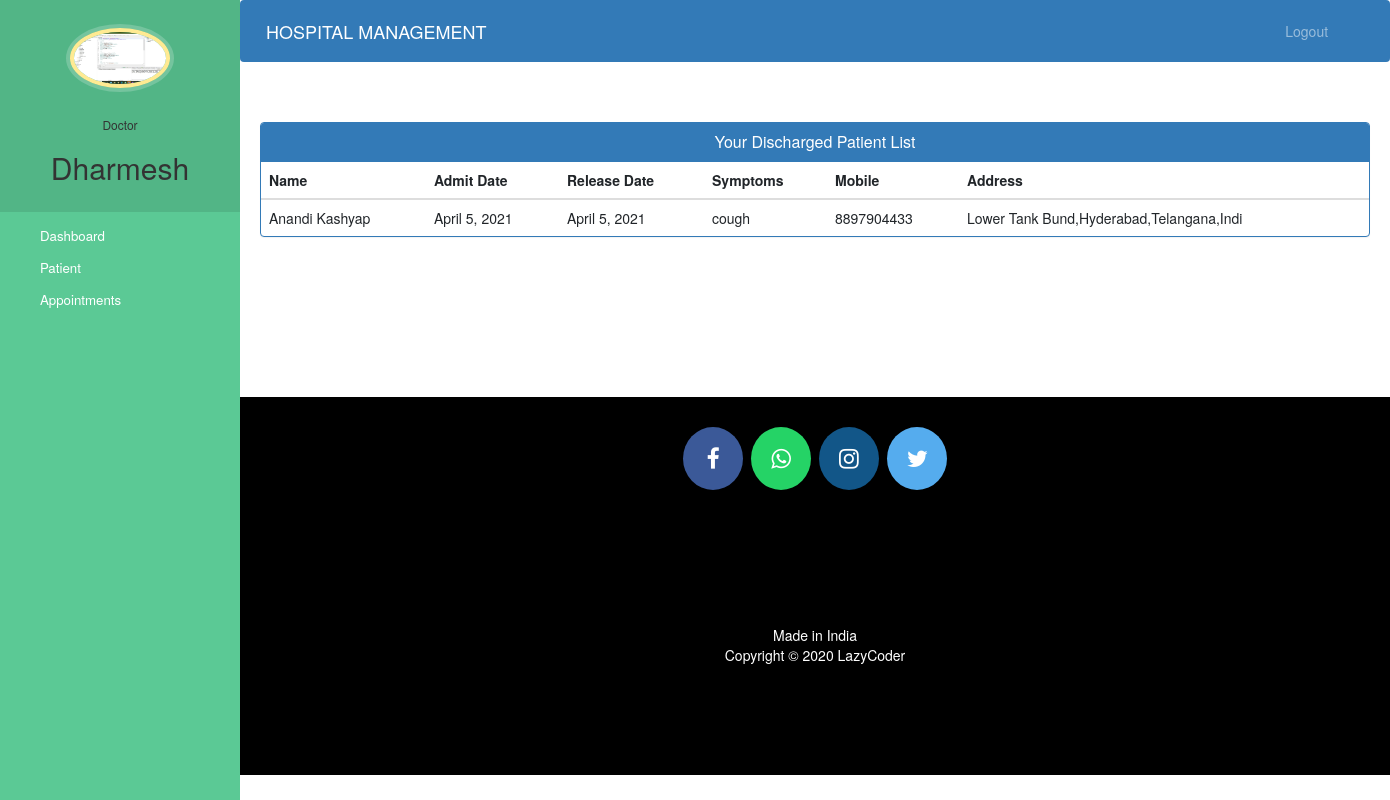
/doctor-view-discharge-patient (signed in), run on the app's committed database.
### hospital/models.py (models this page shows, shortened)
class Doctor(models.Model):
    user=models.OneToOneField(User,on_delete=models.CASCADE)
    profile_pic= models.ImageField(upload_to='profile_pic/DoctorProfilePic/',null=True,blank=True)
    address = models.CharField(max_length=40)
    mobile = models.CharField(max_length=20,null=True)
    department= models.CharField(max_length=50,choices=departments,default='Cardiologist')
    status=models.BooleanField(default=False)

class PatientDischargeDetails(models.Model):
    patientId=models.PositiveIntegerField(null=True)
    patientName=models.CharField(max_length=40)
    assignedDoctorName=models.CharField(max_length=40)
    address = models.CharField(max_length=40)
    mobile = models.CharField(max_length=20,null=True)
    symptoms = models.CharField(max_length=100,null=True)
    admitDate=models.DateField(null=False)
    releaseDate=models.DateField(null=False)
    daySpent=models.PositiveIntegerField(null=False)
    roomCharge=models.PositiveIntegerField(null=False)
    medicineCost=models.PositiveIntegerField(null=False)
    doctorFee=models.PositiveIntegerField(null=False)
    OtherCharge=models.PositiveIntegerField(null=False)
    total=models.PositiveIntegerField(null=False)

### hospital/views.py (the view)
# urls.py: path('doctor-view-discharge-patient',views.doctor_view_discharge_patient_view,name='doctor-view-discharge-patient'),
@login_required(login_url='doctorlogin')
@user_passes_test(is_doctor)
def doctor_view_discharge_patient_view(request):
    dischargedpatients = models.PatientDischargeDetails.objects.all().distinct().filter(
        assignedDoctorName=request.user.first_name)
    doctor = models.Doctor.objects.get(user_id=request.user.id)  # for profile picture of doctor in sidebar
    return render(request, 'hospital/doctor_view_discharge_patient.html',
                  {'dischargedpatients': dischargedpatients, 'doctor': doctor})

### hospital/views.py (called while the page is built)
def is_doctor(user):
    return user.groups.filter(name='DOCTOR').exists()

### templates/hospital/doctor_view_discharge_patient.html (shortened to what this page needs)
{% extends 'hospital/doctor_base.html' %}
{% block content %}
{%load static%}
<head>
  <link href="//netdna.bootstrapcdn.com/bootstrap/3.0.0/css/bootstrap.min.css" rel="stylesheet" id="bootstrap-css">
</head>
<div class="container">
  <div class="panel panel-primary">
    <div class="panel-heading">
      <h6 class="panel-title">Your Discharged Patient List</h6>
    </div>
    <table class="table table-hover" id="dev-table">
      <thead>
        <tr>
          <th>Name</th>
          <th>Admit Date</th>
          <th>Release Date</th>
          <th>Symptoms</th>
          <th>Mobile</th>
          <th>Address</th>
        </tr>
      </thead>
      {% for p in dischargedpatients %}
      <tr>
        <td> {{p.patientName}}</td>
        <td>{{p.admitDate}}</td>
        <td>{{p.releaseDate}}</td>
        <td>{{p.symptoms}}</td>
        <td>{{p.mobile}}</td>
        <td>{{p.address}}</td>
      </tr>
      {% endfor %}
    </table>
  </div>
</div>
{% endblock content %}

### templates/hospital/doctor_base.html (shortened to what this page needs)
<!DOCTYPE html>
{% load static %}
<html lang="en">
<head>
  <link rel="stylesheet" href="https://stackpath.bootstrapcdn.com/bootstrap/4.3.1/css/bootstrap.min.css">
  <link rel="stylesheet" href="https://maxcdn.bootstrapcdn.com/font-awesome/4.7.0/css/font-awesome.min.css">
</head>
<body>
  <nav class="menu" tabindex="0">
    <header class="avatar">
      <img src="{% static doctor.profile_pic.url %}" alt="Profile Pic" />
      <br><br>
      <h6>Doctor</h6>
      <h2>{{request.user.first_name}}</h2>
    </header>
    <ul>
      <li tabindex="0" class="icon-dashboard"> <a style="color:white; text-decoration:none;" href="/doctor-dashboard"><span>Dashboard</span></a> </li>
      <li tabindex="0" class="icon-users"> <a style="color:white; text-decoration:none;" href="/doctor-patient"><span>Patient</span></a></li>
      <li tabindex="0" class="icon-calendar"> <a style="color:white; text-decoration:none;" href="/doctor-appointment"><span>Appointments</span></a></li>
    </ul>
  </nav>
  <main>
    <div class="bs-example">
      <nav class="navbar navbar-expand-md  navbar-dark fixed-top" style="background:#337AB7;">
        <a href="/doctor-dashboard" class="navbar-brand">HOSPITAL MANAGEMENT</a>
        <div class="collapse navbar-collapse justify-content-between" id="navbarCollapse">
          <div class="navbar-nav" style=" margin-left: 90%;">
            <a href="/logout" class="nav-item nav-link">Logout</a>
          </div>
        </div>
      </nav>
    </div>
    <br><br>
    {% block content %}
    {% endblock content %}
    <br><br><br><br><br><br><br>
    <footer>
      <p>
        <a id="ftr" href="https://facebook.com/sumit.luv/" class="fa fa-facebook"></a>
        <a id="ftr" href="https://api.whatsapp.com/send?phone=919572181024&text=Hello%20Sumit.%0d%0aHow%20are%20you%20%3f%0d%0aI%20came%20from%20your%20website.&source=&data=#" class="fa fa-whatsapp"></a>
        <a id="ftr" href="https://instagram.com/sumit.luv" class="fa fa-instagram"></a>
        <a id="ftr" href="https://twitter.com/sumitkumar1503" class="fa fa-twitter"></a>
      </p>
      <br>
      <div class="container">
        <div class="row">
          <div class="col-md-12 col-sm-12">
            <div style="color:#ffffff;" class="wow fadeInUp footer-copyright">
              <p>Made in India <br>
                Copyright &copy; 2020 LazyCoder </p>
            </div>
          </div>
        </div>
      </div>
    </footer>
  </main>
</body>
</html>

### templates/hospital/doctor_base.html (style rules this page uses)
a:link { text-decoration: none; }
a { color: white; }
footer { padding: 0px 0px 0px 0px; background-color: black; margin: 0px; }
#ftr { padding: 20px; }
.fa { font-size: 23px; width: 60px; text-align: center; text-decoration: none; margin: 5px 2px; border-radius: 50%; }
.fa-facebook { background: #3B5998; color: white; margin-top: 30px; }
.fa-whatsapp { background: #25d366; color: white; }
.fa-twitter { background: #55ACEE; color: white; }
.fa-instagram { background: #125688; color: white; }
p { text-align: center; }
body { padding-left: 240px; }
main { position: relative; height: 100vh; }
.menu { background: #5bc995; height: 100vh; width: 240px; position: fixed; top: 0px; left: 0; z-index: 5; outline: none; }
.menu .avatar { background: rgba(0, 0, 0, 0.1); padding: 2em 0.5em; text-align: center; }
.menu .avatar img { width: 100px; border-radius: 50%; overflow: hidden; border: 4px solid #ffea92; box-shadow: 0 0 0 4px rgba(255, 255, 255, 0.2); }
.menu .avatar h2 { font-weight: normal; margin-bottom: 0; }
.menu ul { list-style: none; padding: 0.5em 0; margin: 0; }
.menu ul li { padding: 0.5em 1em 0.5em 3em; font-size: 0.95em; font-weight: regular; background-repeat: no-repeat; background-position: left 15px center; background-size: auto 20px; transition: all 0.15s linear; cursor: pointer; }
.menu ul li.icon-dashboard { background-image: url("http://www.entypo.com/images//gauge.svg"); }
.menu ul li.icon-users { background-image: url("http://www.entypo.com/images//users.svg"); }
.menu ul li.icon-calendar { background-image: url("http://www.entypo.com/images//calendar.svg"); }

### templates/hospital/doctor_view_discharge_patient.html (style rules this page uses)
a:link { text-decoration: none; }
h6 { text-align: center; }
.row { margin: 100px; }

### data on the page
Doctor: profile_pic (picture)
PatientDischargeDetails: patientName "Anandi Kashyap", admitDate "April 5, 2021", releaseDate "April 5, 2021", symptoms "cough", mobile "8897904433", address "Lower Tank Bund,Hyderabad,Telangana,Indi"

### other printed values
{{ request.user.first_name }} "Dharmesh"
